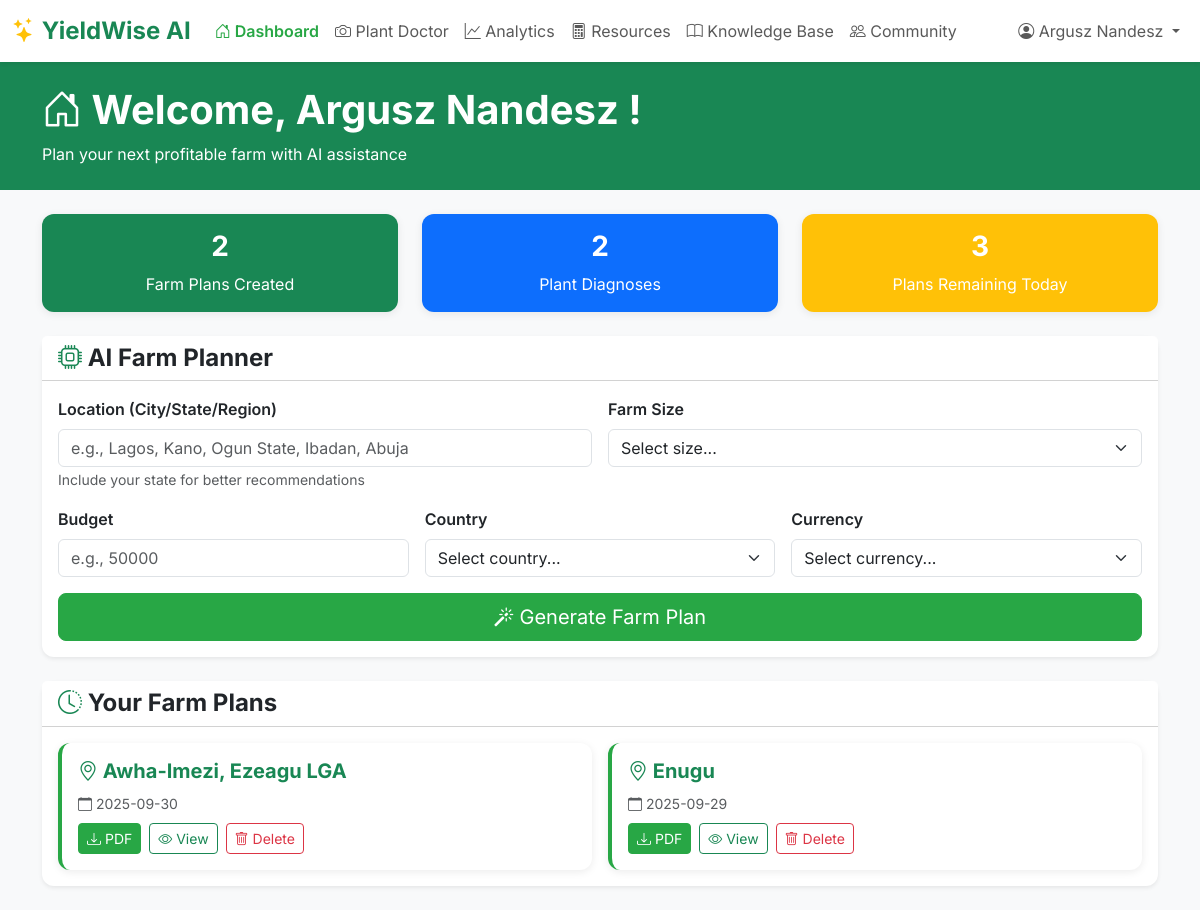
The page /dashboard (signed in) on the database as committed earlier.
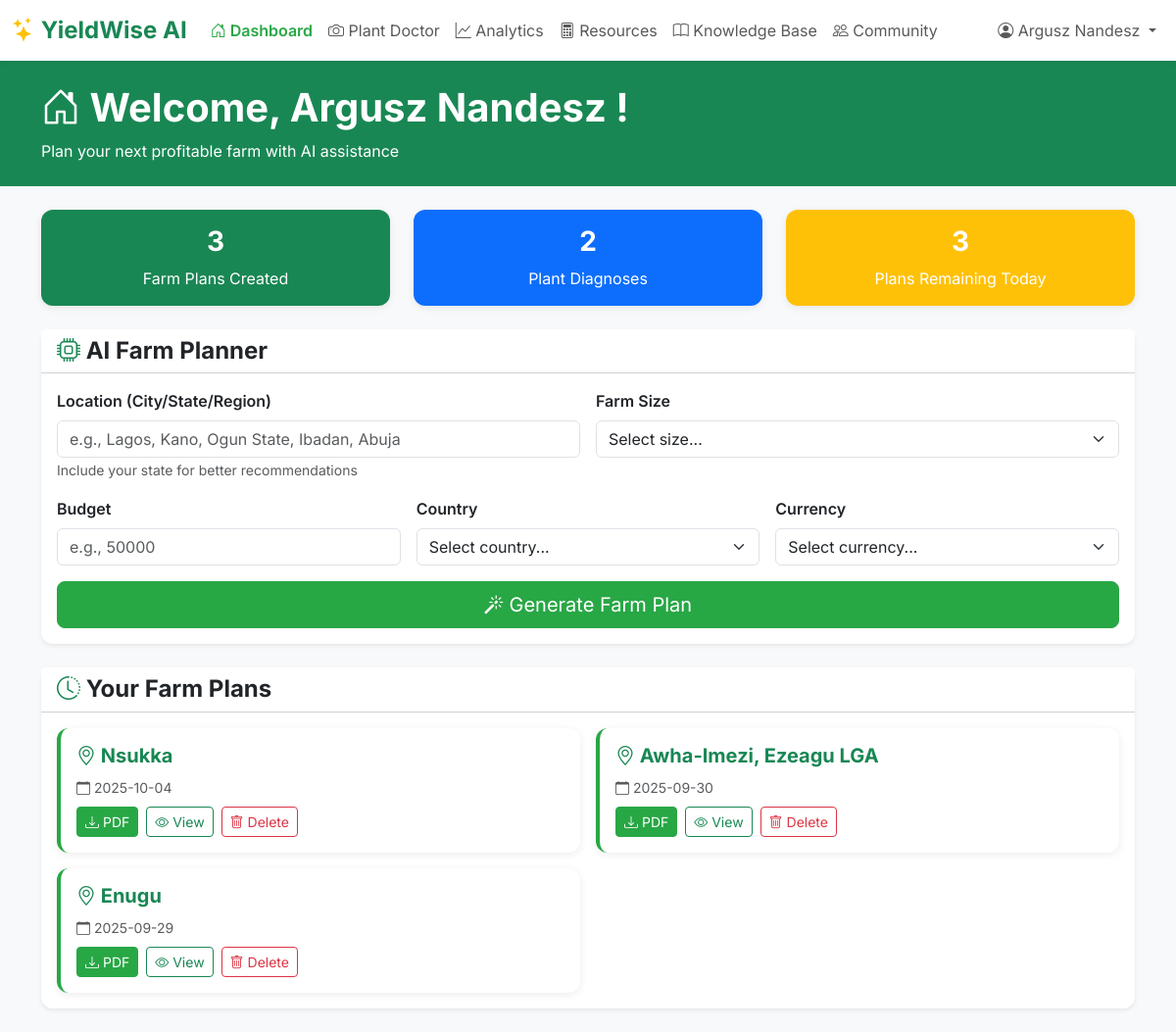
The same page on the database as committed later.
### tables this page shows
CREATE TABLE farm_plans (
            id INTEGER PRIMARY KEY AUTOINCREMENT, user_id INTEGER, 
            location TEXT NOT NULL, country TEXT, currency TEXT, 
            plan_html TEXT NOT NULL, showcase_id TEXT, 
            is_promoted INTEGER DEFAULT 0, -- New monetization field
            created_at TIMESTAMP DEFAULT CURRENT_TIMESTAMP, 
            FOREIGN KEY (user_id) REFERENCES users (id)
        );

### app.py (the view)
@app.route('/dashboard')
@login_required
def dashboard():
    conn = get_db_connection()
    plans = conn.execute('SELECT * FROM farm_plans WHERE user_id = ? ORDER BY created_at DESC', (current_user.id,)).fetchall()
    diagnoses = conn.execute('SELECT * FROM diagnoses WHERE user_id = ? ORDER BY created_at DESC', (current_user.id,)).fetchall()
    conn.close()
    return render_template('dashboard.html', plans=plans, diagnoses=diagnoses)

### app.py (called while the page is built)
def get_db_connection():
    conn = sqlite3.connect('yieldwise.db', check_same_thread=False, detect_types=sqlite3.PARSE_DECLTYPES | sqlite3.PARSE_COLNAMES)
    conn.row_factory = sqlite3.Row
    return conn

@app.template_filter('dateformat')
def dateformat(value, format='%Y-%m-%d'):
    if value is None: return ""
    if isinstance(value, str):
        try: value = datetime.strptime(value, '%Y-%m-%d %H:%M:%S')
        except (ValueError, TypeError): return value
    if hasattr(value, 'strftime'): return value.strftime(format)
    return value

@login_manager.user_loader
def load_user(user_id):
    conn = get_db_connection()
    user_data = conn.execute('SELECT * FROM users WHERE id = ?', (user_id,)).fetchone()
    conn.close()
    if user_data: return User(user_data['id'], user_data['email'], user_data['password'], user_data['name'])
    return None

### templates/dashboard.html (shortened to what the changed rows need)
{% extends "base.html" %}
{% block content %}
<div class="bg-success text-white py-4">
    <div class="container">
        <h1 class="fw-bold mb-2">
            <i class="bi bi-house-door"></i> Welcome, {{ current_user.name }}!
        </h1>
    </div>
</div>
<div class="container py-4">
    <div class="row g-4 mb-4">
        <div class="col-md-4">
            <div class="card bg-success text-white">
                <div class="card-body text-center">
                    <h3 class="fw-bold">{{ plans|length }}</h3>
                    <p class="mb-0">Farm Plans Created</p>
                </div>
            </div>
        </div>
    </div>
    <div class="card shadow-sm">
        <div class="card-body">
            {% if plans %}
            <div class="row g-3">
                {% for plan in plans %}
                <div class="col-md-6">
                    <div class="card plan-card h-100">
                        <div class="card-body">
                            <h5 class="fw-bold text-success">
                                <i class="bi bi-geo-alt"></i> {{ plan.location }}
                            </h5>
                            <p class="text-muted mb-2">
                                <small>
                                    <i class="bi bi-calendar"></i> {{ plan.created_at|dateformat }}
                                </small>
                            </p>
                            <div class="d-flex gap-2 flex-wrap">
                                <a href="/download_pdf/{{ plan.id }}" class="btn btn-sm btn-success">
                                    <i class="bi bi-download"></i> PDF
                                </a>
                                <button class="btn btn-sm btn-outline-success view-plan" data-plan-id="{{ plan.id }}">
                                    <i class="bi bi-eye"></i> View
                                </button>
                                <button class="btn btn-sm btn-outline-danger delete-plan" data-plan-id="{{ plan.id }}">
                                    <i class="bi bi-trash"></i> Delete
                                </button>
                            </div>
                        </div>
                    </div>
                </div>
                {% endfor %}
            </div>
            {% else %}
            <div class="empty-state">
                <i class="bi bi-inbox"></i>
                <p>No farm plans yet. Create your first plan above!</p>
            </div>
            {% endif %}
        </div>
    </div>
</div>
{% endblock %}

Rows that differ between the two databases and show on the page:
added farm_plans: location "Nsukka", created_at "2025-10-04"
Other text that changed with them:
{{ plans|length }}: "2" → "3"
